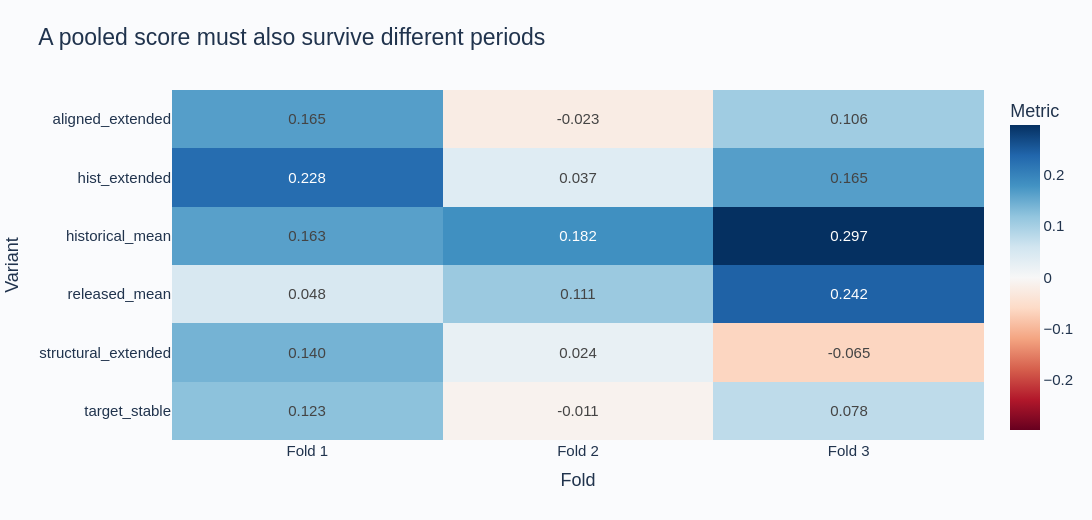

Notebook code for this chart:
### Markdown cell above
## Stability across time and horizons

All variants use the same expanding folds. The final validation block is five dates shorter to enforce the holdout boundary. A pooled gain that reverses in a period needs additional evidence. Horizon diagnostics report eligible dates separately; they do not replace the primary metric across all observed targets.

### Code cell
focus = ["historical_mean", "released_mean", "target_stable", "aligned_extended", "structural_extended", "hist_extended"]
rows = [{"Variant": r["variant"], "Fold": f"Fold {r['fold'] + 1}", "Metric": r["official_metric"]}
        for r in study["results"] if r["variant"] in focus]
matrix = pd.DataFrame(rows).pivot(index="Variant", columns="Fold", values="Metric")
fig = px.imshow(matrix, text_auto=".3f", color_continuous_scale="RdBu", color_continuous_midpoint=0, aspect="auto",
                title="A pooled score must also survive different periods", labels={"color": "Metric"})
show_figure(fig, root, "fold_stability", 520)
best_name = study["comparison"][0]["variant"]
horizon_rows = [{"Fold": r["fold"] + 1, "Horizon": h, **metrics} for r in study["results"] if r["variant"] == best_name for h, metrics in r["horizon_metrics"].items()]
display(Markdown(f"**Horizon diagnostics for the earlier study point-estimate leader:** {best_name}"))
display(pd.DataFrame(horizon_rows).round(4))

### Figure 1 — Plotly figure (JSON) as saved in the notebook; plotly's stock layout.template omitted (floating-point values rounded to 4 significant figures)
{"data": [{"coloraxis": "coloraxis", "hovertemplate": "Fold: %{x}<br>Variant: %{y}<br>Metric: %{z}<extra></extra>", "name": "0", "texttemplate": "%{z:.3f}", "type": "heatmap", "x": ["Fold 1", "Fold 2", "Fold 3"], "xaxis": "x", "y": ["aligned_extended", "hist_extended", "historical_mean", "released_mean", "structural_extended", "target_stable"], "yaxis": "y", "z": [[0.1646, -0.02306, 0.1056], [0.2281, 0.03725, 0.1646], [0.1625, 0.1825, 0.2969], [0.04828, 0.1107, 0.2422], [0.1405, 0.02404, -0.06452], [0.1228, -0.01126, 0.07772]]}], "layout": {"coloraxis": {"autocolorscale": false, "cmid": 0, "colorbar": {"title": {"text": "Metric"}}, "colorscale": [[0.0, "rgb(103,0,31)"], [0.1, "rgb(178,24,43)"], [0.2, "rgb(214,96,77)"], [0.3, "rgb(244,165,130)"], [0.4, "rgb(253,219,199)"], [0.5, "rgb(247,247,247)"], [0.6, "rgb(209,229,240)"], [0.7, "rgb(146,197,222)"], [0.8, "rgb(67,147,195)"], [0.9, "rgb(33,102,172)"], [1.0, "rgb(5,48,97)"]]}, "colorway": ["#1F6C99", "#27A394", "#EDAF43", "#D76C64", "#8070A6"], "font": {"color": "#20334D", "family": "Arial", "size": 15}, "height": 520, "margin": {"b": 80, "l": 85, "r": 45, "t": 90}, "paper_bgcolor": "#FAFBFD", "plot_bgcolor": "#FAFBFD", "title": {"font": {"size": 23}, "text": "A pooled score must also survive different periods", "x": 0.035}, "width": 1120, "xaxis": {"anchor": "y", "domain": [0.0, 1.0], "showgrid": false, "title": {"text": "Fold"}, "zeroline": false}, "yaxis": {"anchor": "x", "autorange": "reversed", "domain": [0.0, 1.0], "gridcolor": "#E3E9F0", "title": {"text": "Variant"}, "zerolinecolor": "#9EAFBF"}}}
